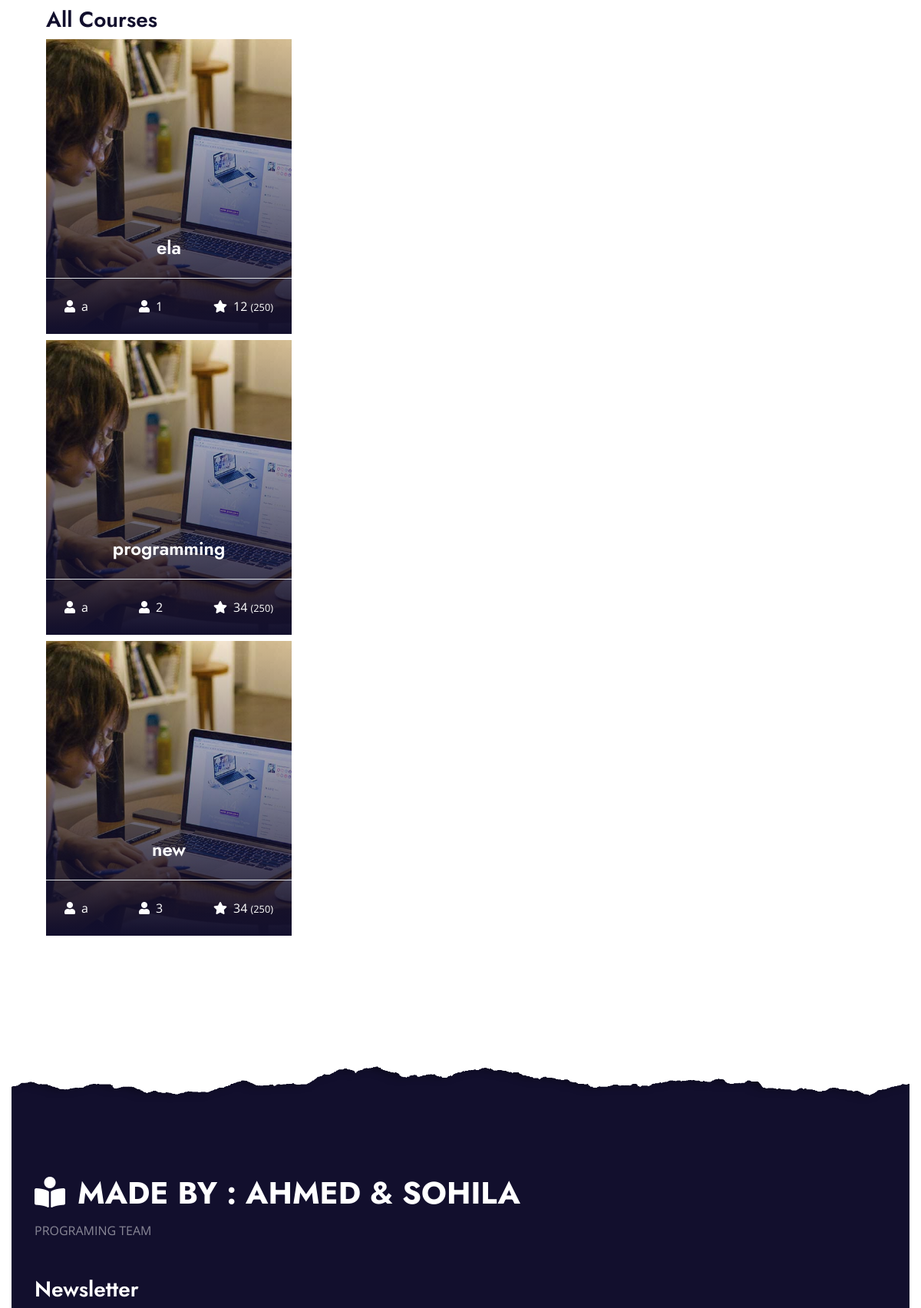
/course (middle part), run on an earlier commit of the app's database.
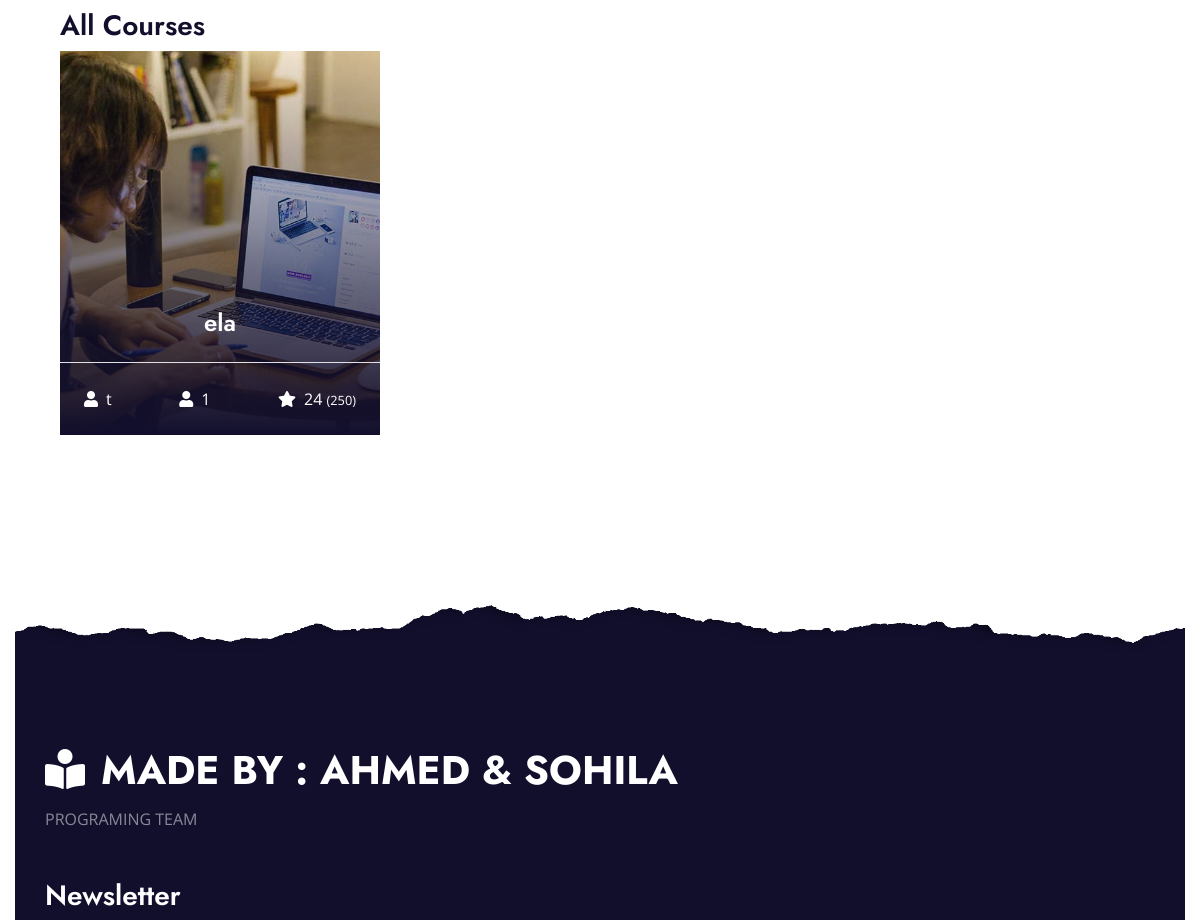
And on a later commit of the database.
### main.py (models this page shows)
    class Courses(db.Model):
        id = db.Column(db.Integer, primary_key=True)
        course_name = db.Column(db.String(1000))
        teacher_name = db.Column(db.String(100))
        teacher_phone = db.Column(db.String(100))
        course_price = db.Column(db.Integer)
        rate = db.Column(db.String(100))
        course_sample = db.Column(db.String(100))
        status = db.Column(db.String(100))
        users = db.relationship('User', secondary=user_course_association, back_populates='courses')

### main.py (the view)
@app.route("/course")
def course():
    user_id = session.get('user_id')
    user_name = session.get('user_name')
    user_phone = session.get('user_phone')
    all_courses = Courses.query.all()
    return render_template("course.html", user_id=user_id, user_name=user_name, user_phone=user_phone, all_courses=all_courses)

### templates/course.html (shortened to what this page needs)
<!DOCTYPE html>
<html lang="en">
<head>
    <link href="https://cdnjs.cloudflare.com/ajax/libs/font-awesome/5.10.0/css/all.min.css" rel="stylesheet">
    <link href="lib/owlcarousel/assets/owl.carousel.min.css" rel="stylesheet">
    <link href="../static/css/style.css" rel="stylesheet">
</head>
<body>
    <div class="container-fluid py-5">
        <div class="container py-5">
            <div class="row">
                <div class="col-lg-4 col-md-6 pb-4">
{% block content %}
   <div class="container">
       <h3>All Courses</h3>
       <div class="courses-list">
           {% for course in all_courses %}
               <a class="courses-list-item position-relative d-block overflow-hidden mb-2" href="/detail/{{ course.id }}">
                   <img class="img-fluid" src="../static/img/courses-1.jpg" alt="">
                   <div class="courses-text">
                       <h4 class="text-center text-white px-3">{{ course.course_name }}</h4>
                       <div class="border-top w-100 mt-3">
                           <div class="d-flex justify-content-between p-4">
                               <span class="text-white"><i class="fa fa-user mr-2"></i>{{ course.teacher_name }}</span>
                               <span class="text-white"><i class="fa fa-user mr-2"></i>{{ course.id }}</span>
                               <span class="text-white"><i class="fa fa-star mr-2"></i>{{ course.course_price }}
                                   <small>(250)</small></span>
                           </div>
                       </div>
                   </div>
               </a>
           {% endfor %}
       </div>
   </div>
{% endblock %}
            </div>
        </div>
    </div>
    <div class="container-fluid position-relative overlay-top bg-dark text-white-50 py-5" style="margin-top: 90px;">
        <div class="container mt-5 pt-5">
            <div class="row">
                <div class="col-md-8 mb-5">
                    <a href="index.html" class="navbar-brand">
                        <h1 class="mt-n2 text-uppercase text-white"><i class="fa fa-book-reader mr-3"></i>MADE BY : AHMED & SOHILA </h1>
                    </a>
                    <p class="m-0">PROGRAMING TEAM             </p>
                </div>
                <div class="col-md-6 mb-5">
                    <h3 class="text-white mb-4">Newsletter</h3>
                </div>
            </div>
        </div>
    </div>
</body>
</html>

What changed in the data, as far as the page shows it:
removed Courses: course_name "programming", teacher_name "a", id "2", course_price "34"
removed Courses: course_name "new", teacher_name "a", id "3", course_price "34"
changed Courses "ela": teacher_name "a" → "t"; course_price "12" → "24"
